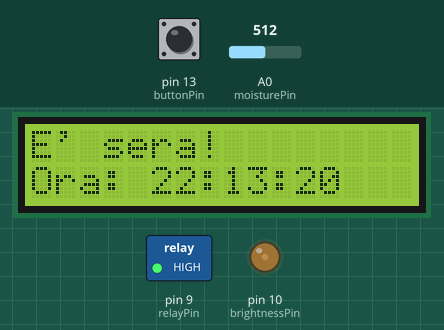
A sketch run on a simulated Arduino Uno, built with avr-gcc and run on an emulated ATmega328P. Shown: 16×2 character LCD, switched loads named in the sketch (green lamp = pin HIGH), output pins drawn as LEDs (lit = HIGH). Inputs (shaded band) come from the test bench; at power-on: pin 13 (buttonPin) LOW, A0 (moisturePin) = 512. The local clock reads 2024-03-15 10:24:30 at power-on unless the sketch sets it; what the sketch prints to the serial monitor is not drawn.

Above: at 1.2 s.
1.3 s: pin 13 (buttonPin) pulled HIGH for 3.2 s
At 3.9 s:
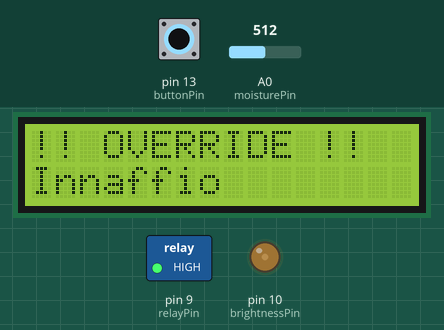
7.5 s: A0 (moisturePin) set to 306
10.5 s: A0 (moisturePin) set to 122
At 13.3 s:
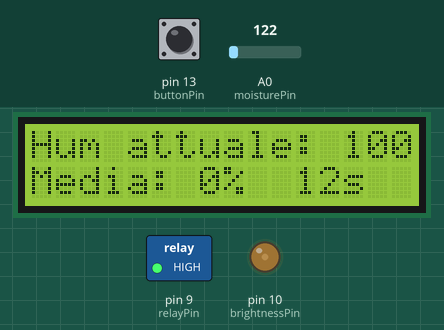
13.5 s: A0 (moisturePin) set to 361
At 15.4 s:
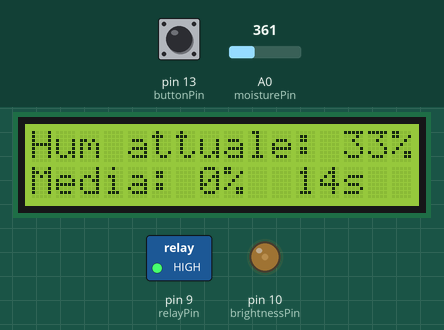
16.0 s: A0 (moisturePin) set to 382
At 61.2 s:
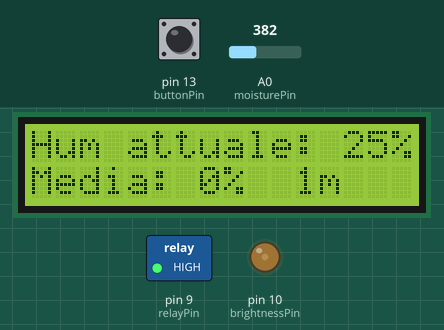
Timing chart, 0 to 62.0 s (numbered marks = the images above; inputs shaded):
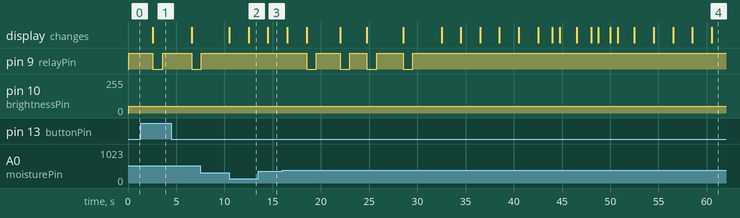

Measured:
- the behaviour switches between 370 and 371 on A0 (moisturePin) (found by bisection; images 3 and 4)
- after the input at 1.3 s, the display: changes after 1.3 s (image 1)
- after the input at 13.5 s, the display: changes after 1.0 s (image 3)
- after the input at 16.0 s, pin 9 (relayPin): HIGH → LOW after 2.5 s, → HIGH 1.0 s later, → LOW 2.5 s later, → HIGH 1.0 s later, … (8 changes in this stretch)

The sketch:

Giuseppina2.0.ino
```cpp
#include <LiquidCrystal.h>
LiquidCrystal lcd(12, 11, 8, 7, 6, 5);

#include <DS1302.h>
// Init the DS1302
DS1302 rtc(2, 3, 4);

const int brightnessPin = 10;     //pin to control brightness
//int brightness = 0;               //default brightness
int previousHour = 25;              //default hour

int currentMinute=0;
#define INTERVAL_SECONDS 2        //10 secondi
#define INTERVAL_MINUTES 10       //10 minuti

#define INTERVAL_WETS_TIMES 5     //numero di volte massimo che posso innaffiare la pianta in un determinato tempo

const int moisturePin=A0;         //pin per il lettore capacitivo
const int airValue=445;           //valore massimo per il sensore
const int waterValue=196;         //valore minimo per il sensore

int soilMoisture=0;               //valore inizializzato del sensore
int soilMoisturePercent=0;        //valore inizializzato per la percentuale

#define WET_VALUE 30              //Under 30% the plants gets water

const int relayPin=9;             //pin per il relay

int wetTimes = 0;                 //numero di volte che ho innaffiato

#define READINGS 100              //100 letture per la media
int lastReadings[READINGS];
int currentReading = 0;            //inizializzo la lettura corrente
int average = 0;

const int buttonPin = 13;

unsigned long currentMillis = millis();
unsigned long DELAY_IN_MILLISECONDS = 600000;   //impostato: 10 minuti   //un minuto: 60000

int buttonState = 0;              //stato del bottone

unsigned long  previousMillisAverage = 0;        //tempo passato per ogni media effettuata.
void setup() {

  lcd.begin(16,2);                               //inizializzo lo schermo
  Serial.begin(9600);                            //inizializzo il serial monitor

  //inizializzo il real time clock
  rtc.halt(false);

  //inizializzo il pin per il relay
  pinMode(relayPin,OUTPUT);
  digitalWrite(relayPin,HIGH);

  pinMode(buttonPin, INPUT);                     //inizializzo il pin per il button


  pinMode(brightnessPin, OUTPUT);                //inizializzo il pin per la luminosità dell' LCD
  //digitalWrite(brightnessPin, HIGH);
  analogWrite(brightnessPin, 0);                 //all'inizio l'LCD ha luminosità minima

  setTime();                                     //aggiorno l'orario dell' RTC

  previousMillisAverage = millis();              //inizializzo i millisecondi passati


}

void loop() {
  readMoisturePercent();                         //leggo dal sensore l'umidità del terreno

  int temp = getHours();                         //leggo l'ora corrente
  if(previousHour != temp){                      //controllo ogni ora
    setBrightness(whatTimeItIs());               //imposto la luminosità corrispondente
    previousHour = temp;                         //aggiorno l'ora precedente per controllare in futuro se sarà cambiata
    hourView();                                  //schermata LCD dell'ora corrente
    delay(2000);                                 //un po' di delay, so che a voi piace (-cit)
  }

  if(currentReading < READINGS){
    if(intervalSeconds(2)){
      addReading();
      delay(500);
    }
  }else{
    getAverage();
    currentReading = 0;
    previousMillisAverage = millis();
  }

  checkTimes();                                   //funzione che serve a controllare se in un determinato intervallo ho innaffiato la pianta piu di n volte.
  //Serial.println(currentReading);

  if(checkButton()){
    displayWatering();
    annaffia();
    delay(2000);
  }


  if(intervalSeconds()){

    displayDefault();

    //########################### BIG BRAIN STUFF ###########################
    if(soilMoisturePercent < WET_VALUE){
      if(wetTimes < INTERVAL_WETS_TIMES){         //se nell'ultimo intervallo ho innaffiato la pianta meno di n volte.
        wetTimes +=1;                             //incremento le volte che ho innaffiato la pianta
        annaffia();
      }
    }
    //########################### BIG BRAIN STUFF ###########################

    //delay(1000);
    delay(250);
  }
}
/*
brightness:
low: 25, 50
medium: 75,100
High: 100>
*/

/*
* Riceve un valore da 0 a 4 dipendente dal momento della giornata
* oppure in modalità override
*/
void setBrightness(int dayTime){
  switch(dayTime){
    //notte
    case 0:
      analogWrite(brightnessPin,10);
      break;
    //mattina
    case 1:
      analogWrite(brightnessPin,50);
      break;
    //mezzogiorno
    case 2:
      analogWrite(brightnessPin,160);
      break;
    //pomeriggio
    case 3:
      analogWrite(brightnessPin,100);
      break;
    //sera
    case 4:
      analogWrite(brightnessPin,50);
      break;
    //qualcosa è andato storto
    default:
      analogWrite(brightnessPin,50);    //nel caso la luminosità è quella della mattina (media)
      break;
  }
}

/**
* Ritorna:
* 0 se è notte
* 1 se è mattina
* 2 se è mezzogiorno
* 3 se è pomeriggio
* 4 se è sera
*
* Periodi:
* 23 - 8 notte
* 8 - 12 mattina
* 12 - 15 mezzogiorno
* 15 - 19 pomeriggio
* 19 - 23 sera
*/
int whatTimeItIs(){
  int hour = getHours();
  //mattina
  if(hour == 8 || hour == 9 ||hour ==  10 ||hour ==  11){
    return 1;
  }
  if(hour == 12 || hour == 13 || hour == 14){
    return 2;
  }
  if(hour == 15 || hour == 16 || hour == 17 || hour == 18){
    return 3;
  }
  if(hour == 19 || hour == 20 || hour == 21 || hour == 22 || hour == 23){
    return 4;
  }
  if(hour == 24 || hour == 1 || hour == 2 || hour == 3 || hour == 4 || hour == 5 || hour == 6 || hour == 7){
    return 0;
  }

  return 1;     //non necessario
}

void printLCD(int value){
  lcd.clear();
  lcd.setCursor(0,0);
  lcd.print(value);
}


//########################### SCHERMATA DI DEFAULT ###########################
void displayDefault(){
  lcd.clear();
  lcd.setCursor(0,0);
  lcd.print("Hum attuale: ");
  lcd.print(soilMoisturePercent);
  lcd.print("%");

  lcd.setCursor(0,1);
  lcd.print("Media: ");
  lcd.print(average);
  lcd.print("%");
  lcd.print("  ");
  unsigned long tempMS = millis() - previousMillisAverage;


  //se i millisecondi passati dall'ultima media sono inferiori al minuto, vengono mostrati i secondi,
  //senò vengono mostrati i minuti.
  if(tempMS < 60000){
    lcd.print((millis() - previousMillisAverage)/1000);
    lcd.print("s");
  }else{
    lcd.print((millis() - previousMillisAverage)/60000);
    lcd.print("m");
  }

}

//########################### SCHERMATA DI DEFAULT ###########################

//########################### SCHERMATA PER INNAFFIARE ###########################
void displayWatering(){
  lcd.clear();
  lcd.setCursor(0,0);
  lcd.print("!! OVERRIDE !!");
  lcd.setCursor(0,1);
  lcd.print("Innaffio");
}
//########################### SCHERMATA CHE MOSTRA L'ORA CORRENTE ###########################
/*
*Mostra sull'lcd che momento della giornata è
* e l'ora corrente.
*/
void hourView(){
  lcd.clear();
  lcd.setCursor(0,0);

  switch(whatTimeItIs()){
    //notte
    case 0:
      lcd.print("E' notte!");
      break;
    //mattina
    case 1:
      lcd.print("E' mattina!");
      break;
    //mezzogiorno
    case 2:
      lcd.print("E' mezzogiorno!");
      break;
    //pomeriggio
    case 3:
      lcd.print("E' pomeriggio!");
      break;
    //sera
    case 4:
      lcd.print("E' sera!");
      break;
    //qualcosa è andato storto
    default:
      lcd.print("!! ERRORE !!");
      break;
  }

  lcd.setCursor(0,1);
  lcd.print("Ora: ");
  lcd.print(rtc.getTimeStr());
}


bool checkButton(){
  // read the state of the pushbutton value
  buttonState = digitalRead(buttonPin);
  // check if pushbutton is pressed.  if it is, the
  // buttonState is HIGH
  if (buttonState == HIGH) {
    return true;
  } else {
    return false;
  }
}

void addReading(){
  lastReadings[currentReading] = soilMoisturePercent;
  Serial.print("Current read: ");
  Serial.println(soilMoisturePercent);

  currentReading+=1;
}

void getAverage(){
  int temp=0;

  for(int i = 0; i<READINGS; i++){
    temp += lastReadings[i];
  }
  average=temp/READINGS;
}

void checkTimes(){
  unsigned long mills=millis();
  if(mills-currentMillis >= DELAY_IN_MILLISECONDS){
    currentMillis=mills;
    wetTimes=0;                                   //inizializzo le volte che ho innaffiato dato che il periodo è passato
  }
}

int getMinutes(){
  String timeString = rtc.getTimeStr(); //returns 50
  return (timeString.substring(3,5)).toInt();
}
int getHours(){
  String timeString = rtc.getTimeStr(); //returns 11
  return (timeString.substring(0,2)).toInt();
}
int getSeconds(){
  String timeString = rtc.getTimeStr(); //returns 11:50:55
  return (timeString.substring(6,8)).toInt();
}
/*The function returns true if the time interval has passed
* returns false if it didn't pass
* There must be a delay after this (if it returns true)*/

bool intervalSeconds(){
  if(getSeconds()%INTERVAL_SECONDS == 0){
    //delay(1000);
    return true;
  }
  return false;
}

bool intervalSeconds(int seconds){
  if(getSeconds()%seconds == 0){
    //delay(1000);
    return true;
  }
  return false;
}

/*The function returns true if the time interval has passed
* returns false if it didn't pass
* There must be a delay after this (if it returns true)*/

bool intervalMinutes(){
  if(getMinutes()%INTERVAL_MINUTES == 0){
    //delay(1000);
    return true;
  }
  return false;
}

void readMoisturePercent(){
  soilMoisture=analogRead(moisturePin);
  soilMoisturePercent=map(soilMoisture,airValue,waterValue,0,100);

  if(soilMoisturePercent>100){
    soilMoisturePercent=100;
  }else if(soilMoisturePercent<0){
    soilMoisturePercent=0;
  }
}
//Waters the plant
void annaffia(){
  digitalWrite(relayPin,LOW);
  delay(1000);
  digitalWrite(relayPin,HIGH);
  delay(1000);
}

//Sets the time for the real time clock
void setTime(){
  String timeString = __TIME__ ;
  int hourInt = (timeString.substring(0,2)).toInt();
  int minuteInt = (timeString.substring(3,5)).toInt();
  int secondInt = (timeString.substring(6,8)).toInt();

  String dayString = __DATE__;
  String monthString = (dayString.substring(0,3));
  int dayInt = (dayString.substring(4,6).toInt());
  int yearInt = (dayString.substring(7,11).toInt());

  rtc.setTime(hourInt, minuteInt, secondInt);
  rtc.setDate(dayInt, getMonthIndex(monthString), yearInt);

}

//JanFebMarAprMayJunJulAugSepOctNovDec
int getMonthIndex(String month){
  if(month.equals("Jan")){
    return 1;
  }
  if(month.equals("Feb")){
    return 2;
  }
  if(month.equals("Mar")){
    return 3;
  }
  if(month.equals("Apr")){
    return 4;
  }
  if(month.equals("May")){
    return 5;
  }
  if(month.equals("Jun")){
    return 6;
  }
  if(month.equals("Jul")){
    return 7;
  }
  if(month.equals("Aug")){
    return 8;
  }
  if(month.equals("Sep")){
    return 9;
  }
  if(month.equals("Oct")){
    return 10;
  }
  if(month.equals("Nov")){
    return 11;
  }
  if(month.equals("Dec")){
    return 12;
  }
  return 1;
}
```
